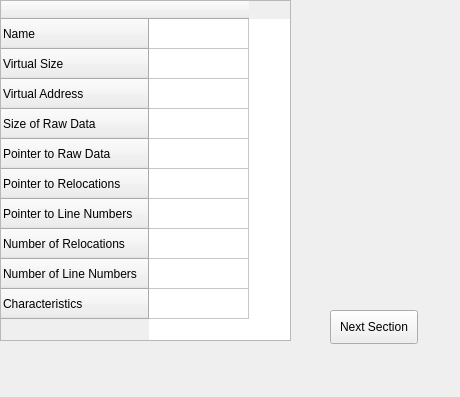
<?xml version="1.0" encoding="UTF-8"?>
<ui version="4.0">
 <class>SectionTable</class>
 <widget class="QDockWidget" name="SectionTable">
  <property name="geometry">
   <rect>
    <x>0</x>
    <y>0</y>
    <width>460</width>
    <height>397</height>
   </rect>
  </property>
  <property name="windowTitle">
   <string>Section Table</string>
  </property>
  <widget class="QWidget" name="dockWidgetContents">
   <widget class="QTableWidget" name="STTable">
    <property name="geometry">
     <rect>
      <x>0</x>
      <y>0</y>
      <width>291</width>
      <height>341</height>
     </rect>
    </property>
    <row>
     <property name="text">
      <string>Name</string>
     </property>
    </row>
    <row>
     <property name="text">
      <string>Virtual Size</string>
     </property>
    </row>
    <row>
     <property name="text">
      <string>Virtual Address</string>
     </property>
    </row>
    <row>
     <property name="text">
      <string>Size of Raw Data</string>
     </property>
    </row>
    <row>
     <property name="text">
      <string>Pointer to Raw Data</string>
     </property>
    </row>
    <row>
     <property name="text">
      <string>Pointer to Relocations</string>
     </property>
    </row>
    <row>
     <property name="text">
      <string>Pointer to Line Numbers</string>
     </property>
    </row>
    <row>
     <property name="text">
      <string>Number of Relocations</string>
     </property>
    </row>
    <row>
     <property name="text">
      <string>Number of Line Numbers</string>
     </property>
    </row>
    <row>
     <property name="text">
      <string>Characteristics</string>
     </property>
    </row>
    <column>
     <property name="text">
      <string/>
     </property>
    </column>
   </widget>
   <widget class="QPushButton" name="nextButton">
    <property name="geometry">
     <rect>
      <x>330</x>
      <y>310</y>
      <width>88</width>
      <height>34</height>
     </rect>
    </property>
    <property name="text">
     <string>Next Section</string>
    </property>
   </widget>
  </widget>
 </widget>
 <resources/>
 <connections/>
</ui>
